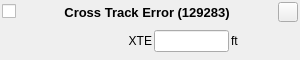
<?xml version="1.0" encoding="UTF-8"?>
<!-- Copyright (C) 2024-2026 RF StateSide LLC; SPDX-License-Identifier: AGPL-3.0-or-later -->
<ui version="4.0">
 <class>CrossTrack129283</class>
 <widget class="QWidget" name="CrossTrack129283">
  <property name="geometry">
   <rect>
    <x>0</x>
    <y>0</y>
    <width>300</width>
    <height>60</height>
   </rect>
  </property>
  <property name="maximumSize">
   <size>
    <width>16777215</width>
    <height>16777215</height>
   </size>
  </property>
  <property name="focusPolicy">
   <enum>Qt::FocusPolicy::StrongFocus</enum>
  </property>
  <property name="windowTitle">
   <string>Form</string>
  </property>
  <layout class="QVBoxLayout" name="verticalLayout">
   <property name="spacing">
    <number>2</number>
   </property>
   <property name="leftMargin">
    <number>2</number>
   </property>
   <property name="topMargin">
    <number>2</number>
   </property>
   <property name="rightMargin">
    <number>2</number>
   </property>
   <property name="bottomMargin">
    <number>2</number>
   </property>
   <item>
    <layout class="QHBoxLayout" name="horizontalLayout_2">
     <item>
      <widget class="QCheckBox" name="checkBoxEnabled">
       <property name="text">
        <string/>
       </property>
       <property name="checked">
        <bool>false</bool>
       </property>
      </widget>
     </item>
     <item>
      <spacer name="horizontalSpacer">
       <property name="orientation">
        <enum>Qt::Orientation::Horizontal</enum>
       </property>
       <property name="sizeHint" stdset="0">
        <size>
         <width>40</width>
         <height>20</height>
        </size>
       </property>
      </spacer>
     </item>
     <item>
      <widget class="QLabel" name="labelTitle">
       <property name="font">
        <font>
         <pointsize>10</pointsize>
         <bold>true</bold>
        </font>
       </property>
       <property name="text">
        <string>Cross Track Error (129283)</string>
       </property>
       <property name="alignment">
        <set>Qt::AlignmentFlag::AlignCenter</set>
       </property>
      </widget>
     </item>
     <item>
      <spacer name="horizontalSpacer_2">
       <property name="orientation">
        <enum>Qt::Orientation::Horizontal</enum>
       </property>
       <property name="sizeHint" stdset="0">
        <size>
         <width>40</width>
         <height>20</height>
        </size>
       </property>
      </spacer>
     </item>
     <item>
      <widget class="QPushButton" name="pushButtonRemove">
       <property name="minimumSize">
        <size>
         <width>20</width>
         <height>20</height>
        </size>
       </property>
       <property name="maximumSize">
        <size>
         <width>20</width>
         <height>20</height>
        </size>
       </property>
       <property name="text">
        <string/>
       </property>
      </widget>
     </item>
    </layout>
   </item>
   <item>
    <layout class="QHBoxLayout" name="horizontalLayout">
     <item>
      <widget class="QLabel" name="labelXTE">
       <property name="minimumSize">
        <size>
         <width>150</width>
         <height>22</height>
        </size>
       </property>
       <property name="maximumSize">
        <size>
         <width>150</width>
         <height>16777215</height>
        </size>
       </property>
       <property name="text">
        <string>XTE</string>
       </property>
       <property name="alignment">
        <set>Qt::AlignmentFlag::AlignRight|Qt::AlignmentFlag::AlignTrailing|Qt::AlignmentFlag::AlignVCenter</set>
       </property>
      </widget>
     </item>
     <item>
      <widget class="QLineEdit" name="lineEditXTE">
       <property name="minimumSize">
        <size>
         <width>75</width>
         <height>22</height>
        </size>
       </property>
       <property name="maximumSize">
        <size>
         <width>75</width>
         <height>16777215</height>
        </size>
       </property>
       <property name="inputMethodHints">
        <set>Qt::InputMethodHint::ImhNone</set>
       </property>
      </widget>
     </item>
     <item>
      <widget class="ClickableLabel" name="labelUnitsXTE">
       <property name="minimumSize">
        <size>
         <width>50</width>
         <height>22</height>
        </size>
       </property>
       <property name="toolTip">
        <string>&lt;html&gt;&lt;head/&gt;&lt;body&gt;&lt;p&gt;Click to change units&lt;/p&gt;&lt;/body&gt;&lt;/html&gt;</string>
       </property>
       <property name="text">
        <string>ft</string>
       </property>
      </widget>
     </item>
    </layout>
   </item>
  </layout>
 </widget>
 <customwidgets>
  <customwidget>
   <class>ClickableLabel</class>
   <extends>QLabel</extends>
   <header location="global">clickablelabel.h</header>
  </customwidget>
 </customwidgets>
 <resources/>
 <connections/>
</ui>
